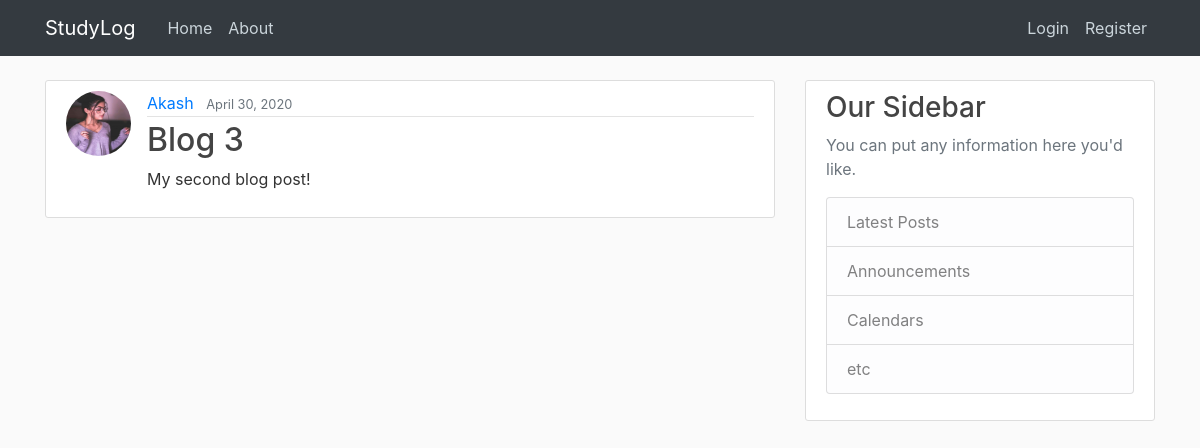
Screenshot of /post/3/ with the database file from the repository.
### blog/models.py (models this page shows, shortened)
class Post(models.Model):
    title = models.CharField(max_length=100)
    content = models.TextField()
    date_posted = models.DateTimeField(default=timezone.now)
    author = models.ForeignKey(User,on_delete=models.CASCADE)

### users/models.py (models this page shows, shortened)
class Profile(models.Model):
    user = models.OneToOneField(User,on_delete=models.CASCADE)
    image = models.ImageField(default="default.jpg",upload_to="profile_pics")

### blog/views.py (the view)
# urls.py: path('post/<int:pk>/',PostDetainView.as_view(),name='detailpage'),
class PostDetainView(DetailView):
    model = Post

### blog/templates/blog/post_detail.html (shortened to what this page needs)
{% extends 'blog/base.html' %}
{% block content %}
      <article class="media content-section">
          <img src="{{ object.author.profile.image.url }}" alt="profile-pic" class="rounded-circle article-img">
          <div class="media-body">
            <div class="article-metadata ">
              <a class="mr-2" href="{% url 'Userposts' object.author.username %}">{{ object.author }}</a>
              <small class="text-muted">{{ object.date_posted|date:"F d, Y" }}</small>
            </div>
            <h2><a class="article-title" href="{% url 'detailpage' object.id %}">{{ post.title }}</a></h2>
            <p class="article-content">{{ object.content }}</p>
          </div>
      </article>
{% endblock %}

### blog/static/blog/main.css (style rules this page uses)
body { background: #fafafa; color: #333333; margin-top: 5rem; }
h1, h2, h3, h4, h5, h6 { color: #444444; }
.content-section { background: #ffffff; padding: 10px 20px; border: 1px solid #dddddd; border-radius: 3px; margin-bottom: 20px; }
.article-title { color: #444444; }
.article-content { white-space: pre-line; }
.article-img { height: 65px; width: 65px; margin-right: 16px; }
.article-metadata { padding-bottom: 1px; margin-bottom: 4px; border-bottom: 1px solid #e3e3e3 }

### rows the page displays
Post: author.profile.image (picture), author "Akash", date_posted "April 30, 2020", title "Blog 3", content "My second blog post!"
